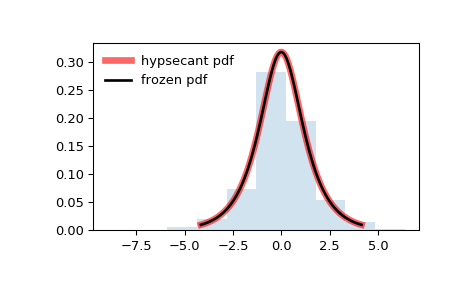

Write the Python code that produced this figure.
from scipy.stats import hypsecant
import matplotlib.pyplot as plt
fig, ax = plt.subplots(1, 1)

# Calculate a few first moments:

mean, var, skew, kurt = hypsecant.stats(moments='mvsk')

# Display the probability density function (``pdf``):

x = np.linspace(hypsecant.ppf(0.01),
                hypsecant.ppf(0.99), 100)
ax.plot(x, hypsecant.pdf(x),
       'r-', lw=5, alpha=0.6, label='hypsecant pdf')

# Alternatively, the distribution object can be called (as a function)
# to fix the shape, location and scale parameters. This returns a "frozen"
# RV object holding the given parameters fixed.

# Freeze the distribution and display the frozen ``pdf``:

rv = hypsecant()
ax.plot(x, rv.pdf(x), 'k-', lw=2, label='frozen pdf')

# Check accuracy of ``cdf`` and ``ppf``:

vals = hypsecant.ppf([0.001, 0.5, 0.999])
np.allclose([0.001, 0.5, 0.999], hypsecant.cdf(vals))
# True

# Generate random numbers:

r = hypsecant.rvs(size=1000)

# And compare the histogram:

ax.hist(r, density=True, histtype='stepfilled', alpha=0.2)
ax.legend(loc='best', frameon=False)
plt.show()
